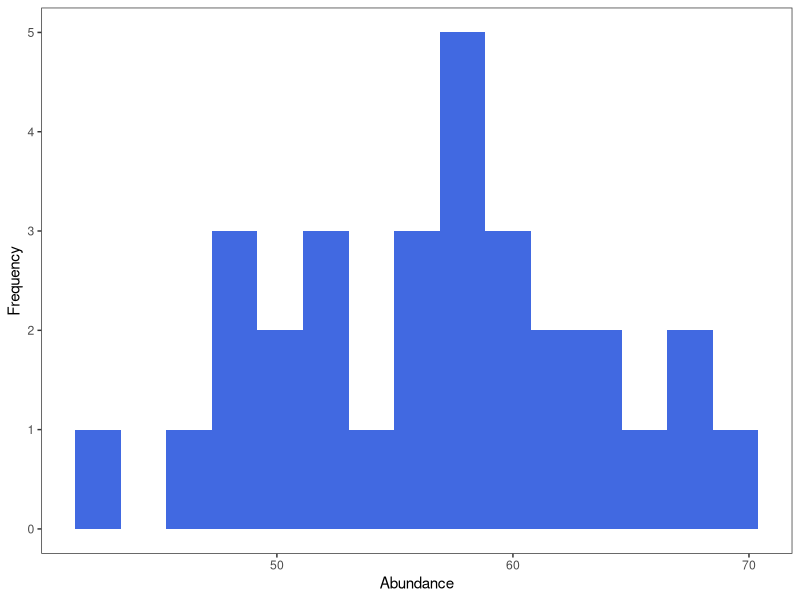
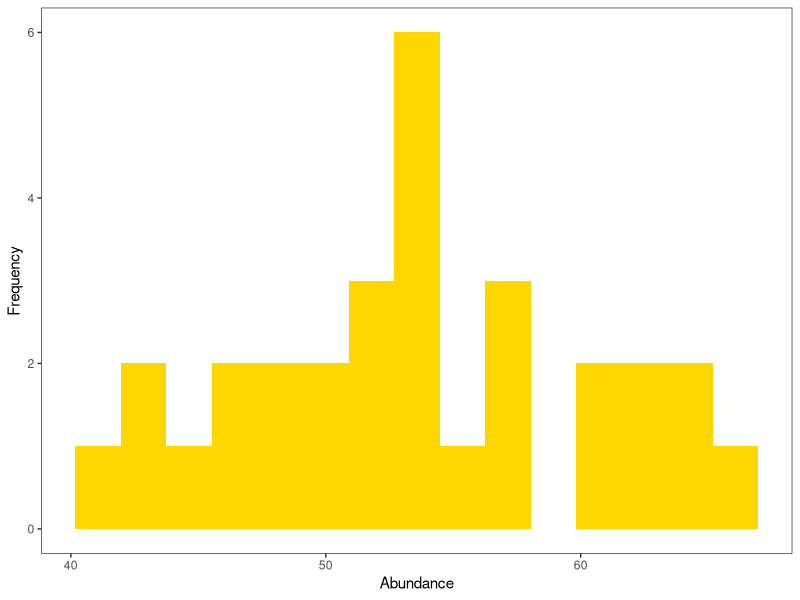
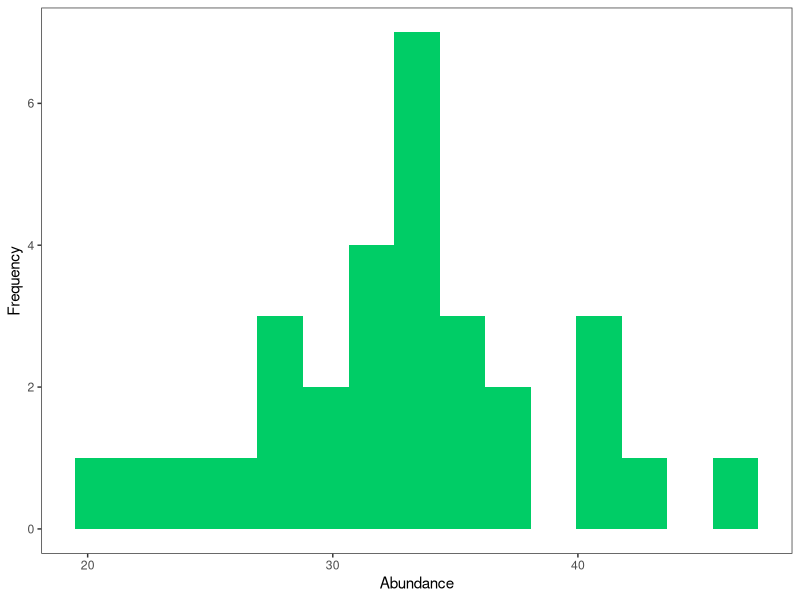
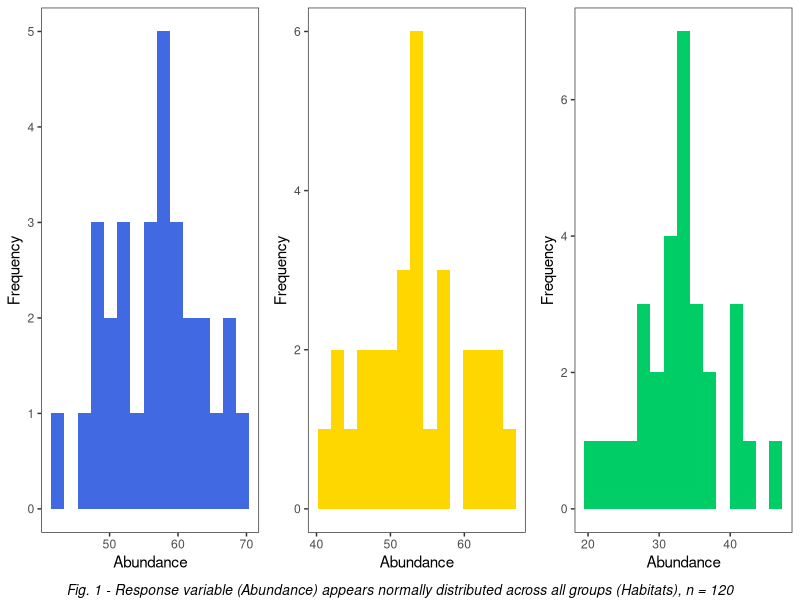
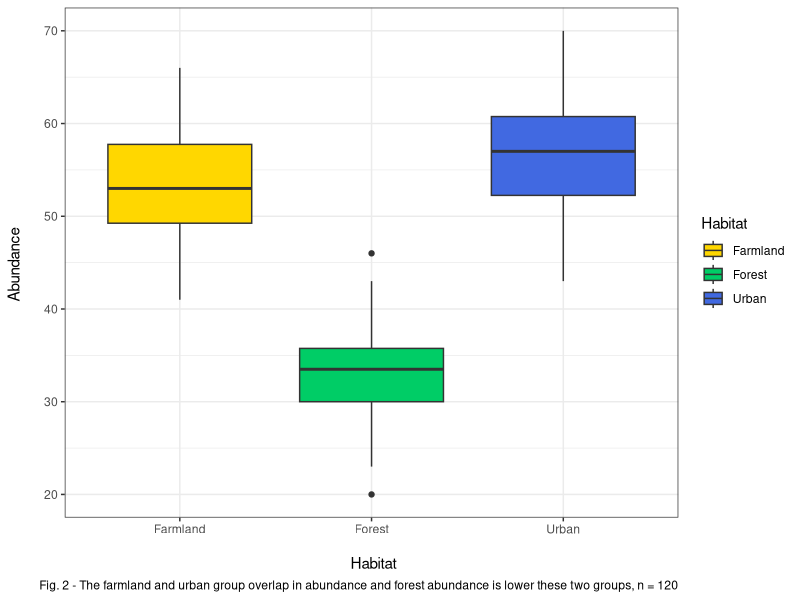
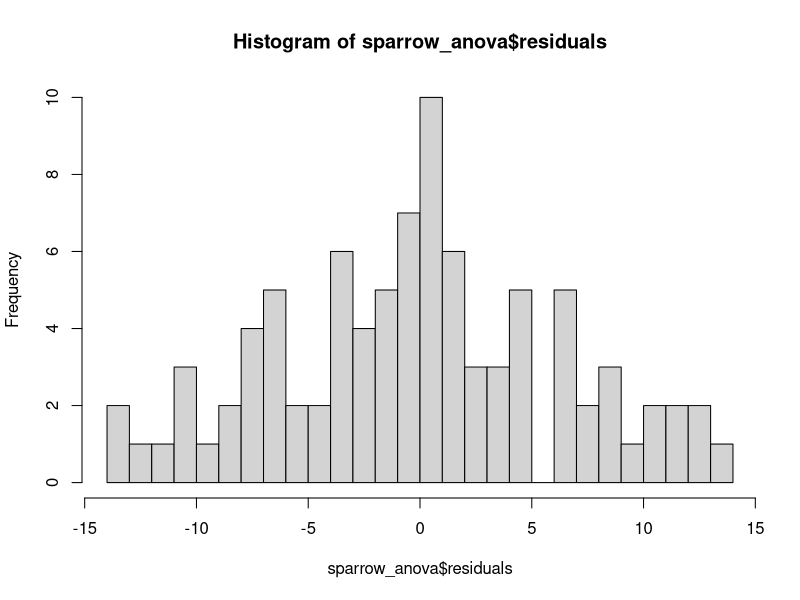
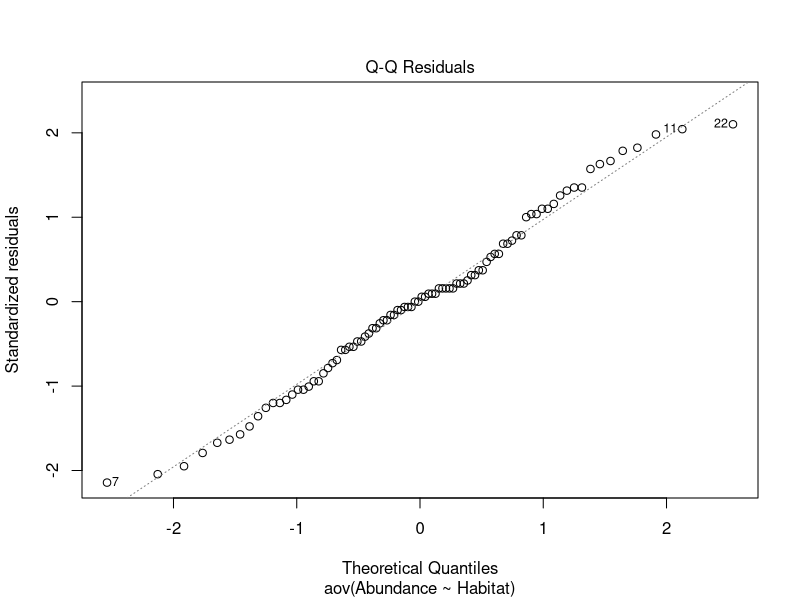
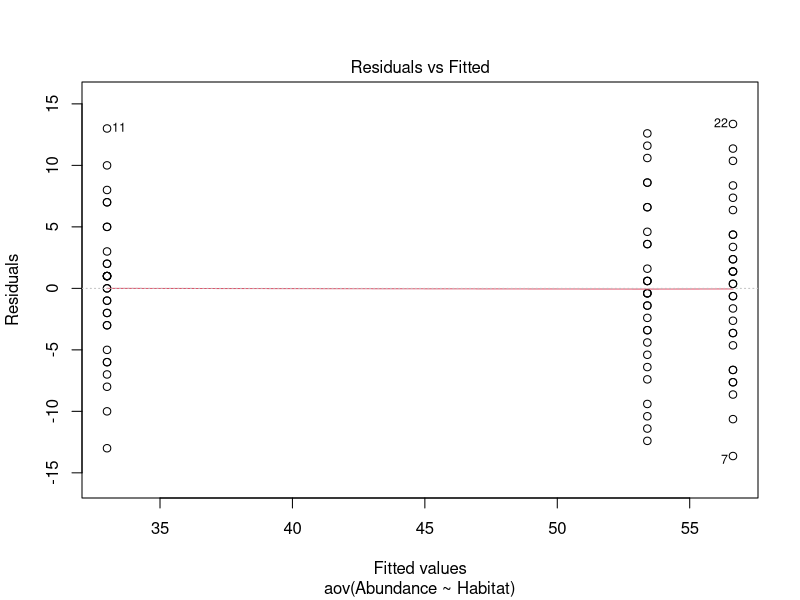

These charts were generated, in order, by the following R code:
# ANOVA and Tukey's HSD Tutorial full script
# Written by Abigail Haining
# Email - s2317501@ed.ac.uk
# 19/11/24

# Workflow:
# 1) Set working directory, load packages and import data
# 2) Data manipulation
# 3) Data visualisation
# 4) Running a one-way ANOVA
# 5) Running Tukey's HSD
# 6) Communicating model results



# 1) Set working directory, load packages and import data ----

# Set the working directory (enter your own filepath here)
setwd("C:/Users/abiga/OneDrive/3rd year/Data Science in EES/tutorial-Abigail-Louise")

# You can check where your working directory is
getwd()

# Load packages
library(tidyverse)
library(broom)
library(gridExtra)
library(grid)

# Import data
sparrow <- read_csv("data/house_sparrow.csv")

# Check the data
head(sparrow)
view(sparrow)


# 2) Data manipulation ----

# Convert data frame to long form
sparrow_long <- pivot_longer(sparrow, cols = c(Urban, Forest, Farmland), names_to = "Habitat", values_to = "Abundance")


# 3) Data visualisation ----

# Visualising data with histograms to check for normal distribution for each habitat type
# Urban
(sparrow_urban <- ggplot(sparrow, aes(x = Urban)) + # Creating plot, specifying data and the column to use for x axis
   geom_histogram(bins = 15,                        # Adding data as histogram with 15 intervals
                  fill = "royalblue") +             # Adding colour responding to habitat
   labs(x = "Abundance", y = "Frequency") +         # Adding x and y axis labels
   theme_test())                                    # Apply a clean theme

# Farmland
(sparrow_farmland <- ggplot(sparrow, aes(x = Farmland)) + # Creating plot, specifying data and the column to use for x axis
    geom_histogram(bins = 15,                             # Adding data as histogram with 15 intervals
                   fill = "gold") +                       # Adding colour responding to habitat
    labs(x = "Abundance", y = "Frequency") +              # Adding x and y axis labels
    theme_test())                                         # Apply a clean theme

# Forest
(sparrow_forest <- ggplot(sparrow, aes(x = Forest)) + # Creating plot, specifying data and the column to use for x axis
    geom_histogram(bins = 15,                         # Adding data as histogram with 15 intervals
                   fill = "springgreen3") +           # Adding colour responding to habitat
    labs(x = "Abundance", y = "Frequency") +          # Adding x and y axis labels
    theme_test())                                     # Apply a clean theme

# Arranging plots in a single panel
(grid.arrange(sparrow_urban, sparrow_farmland, sparrow_forest, nrow = 1,        # Creating panel of 3 plots on 1 row
             bottom = textGrob("Fig. 1 - Response variable (Abundance) appears normally distributed across all groups (Habitats), n = 120", # Adding caption
                               gp = gpar(fontsize = 10, fontface = "italic")))) # Specifying font size for caption and making it italic

# Visualising data with a boxplot
(sparrow_boxplot <- ggplot(sparrow_long,                                      
                           aes(x = Habitat, y = Abundance, fill = Habitat)) + # Setting x axis as habitat and y as abundance 
   geom_boxplot() +                                                           # Adding data as a boxplot
   scale_fill_manual(values = c("gold", "springgreen3", "royalblue")) +       # Setting box colours to corresponding habitat colours
    labs(x = "\n Habitat", y = "Abundance \n",                                 # Adding axis labels (\n leaves a space between plot and title) 
      caption = "Fig. 2 - The farmland and urban group overlap in abundance and forest abundance is lower these two groups, n = 120") + # Adding caption
   theme_bw())                                                                # Apply a clean theme


# 4) Running a one-way ANOVA ----

# Running a one-way ANOVA of abundance against habitat
sparrow_anova <- aov(Abundance ~ Habitat, data = sparrow_long)

# Printing summary output
summary(sparrow_anova)

# Checking assumptions:

# Normal distribution of residuals - this can be checked by plotting a histogram of the residuals and a normal Q-Q plot

hist(sparrow_anova$residuals, breaks = 30)  # Plotting histogram of residuals and increasing intervals to get a better visualisation
# The residuals do not look normally distributed

plot(sparrow_anova, which = 2) # Plotting Q-Q plot
# There are heavy tails present which suggests the data has a skewed distribution 
# Or the outliers do not follow a normal distribution (by looking at the histogram it appears to be the this)

# Checking for homoscedasticity
plot(sparrow_anova, which = 1)
# The red line is flat against grey dashed line which is what we want to see


# 5) Running Tukey's HSD ----

# Running Tukey's HSD post-hoc test on the anova output and setting the confidence level to 95%
(sparrow_test <- TukeyHSD(sparrow_anova, conf.level=.95))

# To convert results into a better presented format of the summary table you can use the broom package
(tukey_results <- broom::tidy(sparrow_test)) # Creating tidy data frame using broom

# Plotting Tukey's test result
plot(sparrow_test)


# 6) Communicating model results ----

# Creating summary table of key statistics 
sparrow_summary <- sparrow_long %>%
  group_by(Habitat) %>%                          # Grouping the abundance data by habitat
  summarise(n = n(),                             # "n" is the number of observations
            average_abundance = mean(Abundance), # Average abundance of each habitat
            SD = sd(Abundance)) %>%              # Standard deviation of abundance in each habitat
  mutate(SE = SD/sqrt(n))                        # Standard error of abundance in each habitat

# Creating bar plot of sparrow summary
(sparrow_barplot <- ggplot(data = sparrow_summary) +
    geom_bar(aes(x = Habitat, y = average_abundance, fill = Habitat),    # Creating bar plot with habitat on the x axis and average abundance on the y
             stat = "identity", colour = "black") +                      # Setting stat to identity uses average_abundance instead of count and adding black borders to bars
    geom_errorbar(aes(x = Habitat, ymin = average_abundance - SE,        # Adding error bars to represent standard error
                      ymax = average_abundance + SE), width = 0.25,      # Setting width of the error bars to 0.25 for better visibility
                  colour = "black", linewidth = 0.6) +                   # Setting colour and thickness of error bars
    scale_fill_manual(values = c("gold", "springgreen3", "royalblue")) + # Setting bar colours to colourblind friendly colours
    labs(x = "\n Habitat", y = "Average Abundance \n",                   # Adding axis titles 
         caption = "Fig. 3") +                 
    theme_test() +                                                       # Apply a clean theme
    theme(legend.position = "none"))                                     # Removing legend


# Improve Tukey's test result plot
(sparrow_tukey_plot <- ggplot(tukey_results, 
                              aes(x = contrast, y = estimate)) +      # Set x axis to pairwise comparisons and y to mean differences
    geom_point(color = "black", size = 2) +                           # Add points for mean differences and increase size
    geom_errorbar(aes(ymin = conf.low, ymax = conf.high),             # Add error bars showing confidence intervals
                  width = 0.2, color = "black") +                     # Add error bars for confidence intervals
    geom_hline(yintercept = 0, linetype = "dashed", color = "blue") + # Add a reference line at 0 and highlight with blue colour
    coord_flip() +                                                    # Flip coordinates for horizontal orientation
    labs(x = "Pairwise Comparisons", y = "Mean Difference",           # Add informative axis titles
         title = "Tukey HSD Test with 95% confidence level") +        # Add plot title
    theme_bw(base_size = 12))                                         # Apply a clean theme
